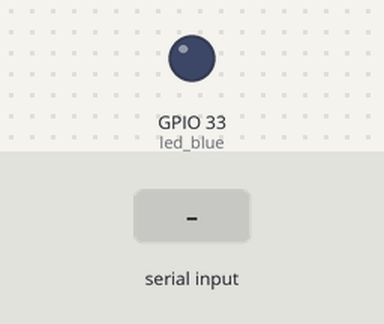
A sketch run on a simulated ESP32. Parts: output pins drawn as LEDs (lit = HIGH). The test bench sets the inputs (shaded band). What the sketch prints to the serial monitor is not drawn.

Above: at 1.2 s.
1.3 s: "1" received over Serial
At 1.6 s:
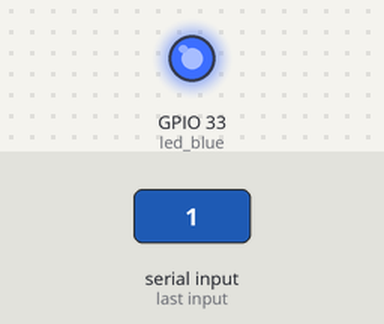
2.8 s: "0" received over Serial
At 3.9 s:
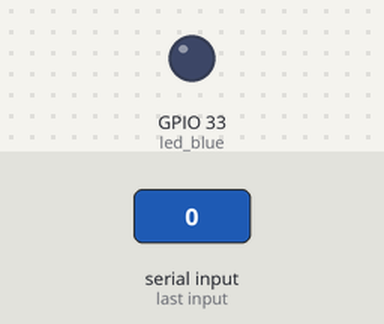
Timing chart, 0 to 5.8 s (numbered marks = the images above; inputs shaded):
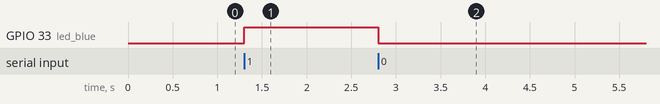

Measured:
- after the input at 1.3 s, GPIO 33 (led_blue): LOW → HIGH at once
- after the input at 2.8 s, GPIO 33 (led_blue): HIGH → LOW at once

The sketch:

FranzininhoWiFi_UART.ino
```cpp
/*
  Autor: Equipe Embarcados
*/
const byte led_blue =  33;
int data_serial;

void setup()
{

  Serial.begin(115200);
  Serial.println("Iniciando Franzininho WiFi ...");

  pinMode(led_blue, OUTPUT);
}

void loop()
{
  if(Serial.available()>0)
  {
    data_serial = Serial.read();

    if(data_serial == 'H')
    {
      Serial.println("Comando Help :");
      Serial.print("1 - Liga o LED");
      Serial.print("0 - Desliga o LED");

    }
    else if (data_serial == '1')
    {
      digitalWrite(led_blue, HIGH);
    }
    else if (data_serial == '0')
    {
      digitalWrite(led_blue, LOW);
    }
    else
    {
      Serial.println("Comando Invalido, tente novamente");
    }
  }

}
```
